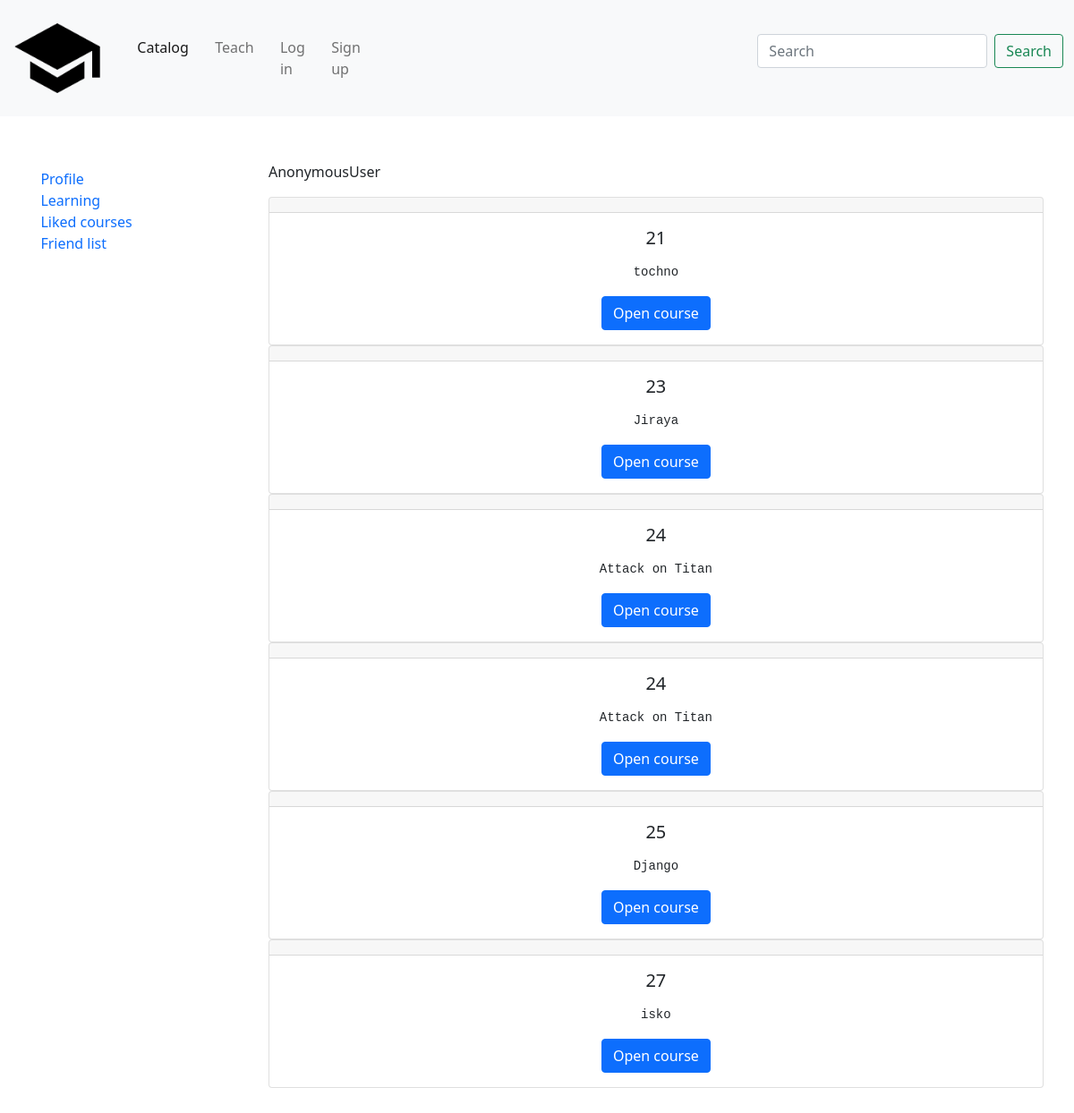
/account/liked, run on an earlier commit of the app's database.
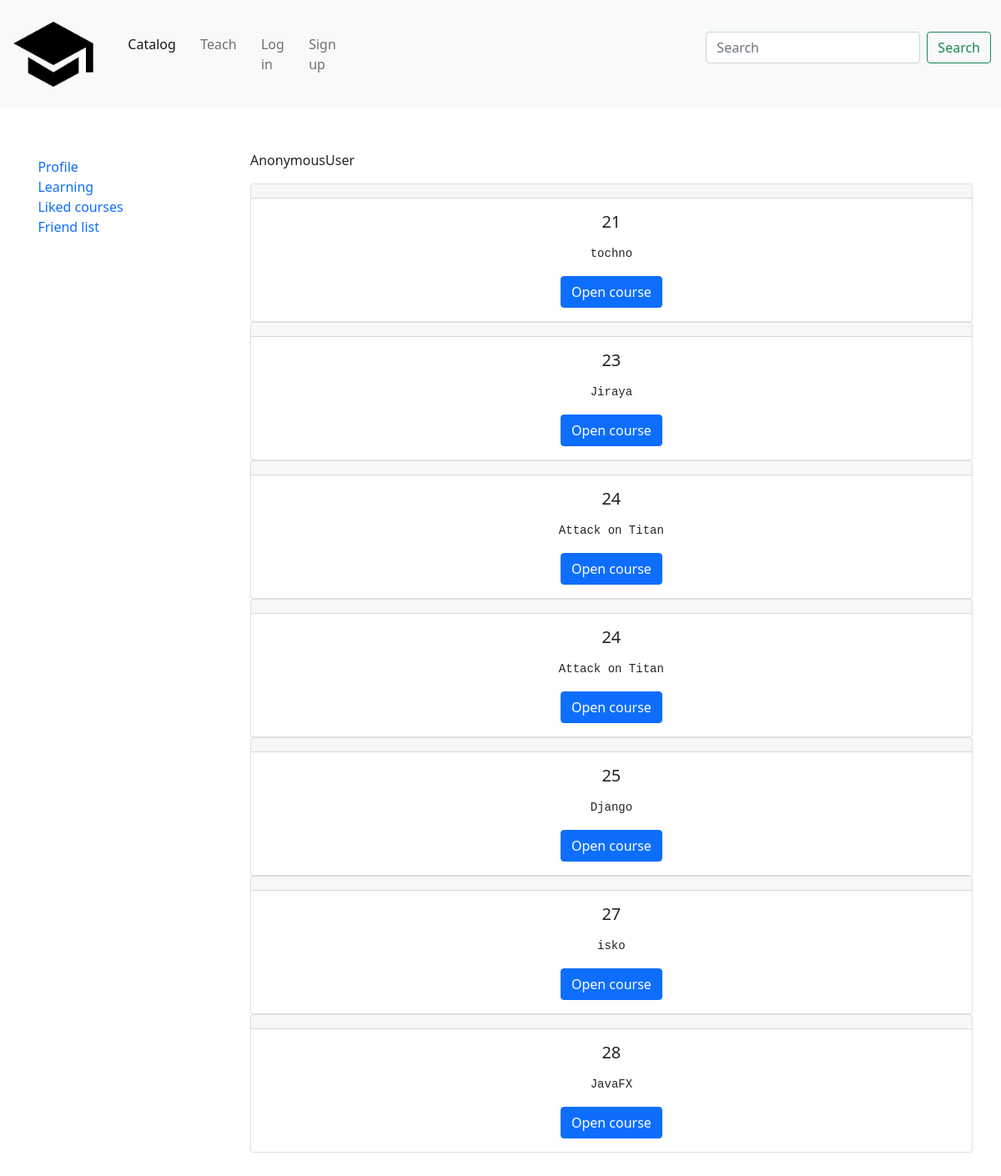
And on a later commit of the database.
### main/models.py (models this page shows, shortened)
class Course(models.Model):
    coursename = models.CharField(max_length=256, null=False)
    teacher = models.CharField(max_length=32, null=False)
    icon = models.ImageField(
        upload_to='course_images' ,
        null=False , default='/static/course_images/img.jpeg')
    price = models.DecimalField(max_digits=8, decimal_places=2)
    added = models.ManyToManyField(User, default=None,related_name='added')
    learn_user = models.ManyToManyField(User,blank=True,related_name='learn_user')
    liked = models.BooleanField(default=False)

### teach/views.py (the view)
# urls.py: path('account/liked', teach.views.liked, name='liked'),
def liked(request):
    courses = Course.objects.all().filter(
    )
    return render(request , 'teach/liked1.html',{
        'courses':courses,
        'request':request,
    })

### teach/templates/teach/liked1.html
{% include 'main/header.html' %}
<div class="main" style="display: flex">
    {% include 'teach/list.html' %}
    <div class="nav2">
        <p>
            {{ request.user }}
        </p>
        {% for c in courses %} {% for request.user.username in c.added.all%}
            <div class="card text-center">
  <div class="card-header">
  </div>
  <div class="card-body">
    <h5 class="card-title">{{ c.id }}</h5>
      <p class="card-text"><pre>                                          {{ c.coursename }}                                          </pre></p>
    <a href="/{{ c.id }}" class="btn btn-primary">Open course</a>
  </div>
</div>
        {% endfor %} {% endfor %}
    </div>
</div>

What changed in the data, as far as the page shows it:
added Course: id "28", coursename "JavaFX"
